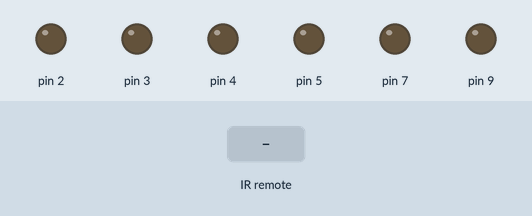
A sketch run on a simulated Arduino Uno, built with avr-gcc and run on an emulated ATmega328P. Parts: output pins drawn as LEDs (lit = HIGH). The test bench sets the inputs (shaded band). What the sketch prints to the serial monitor is not drawn.

Above: at 1.2 s.
1.3 s: infrared code 0xFF629D received
At 2.2 s:
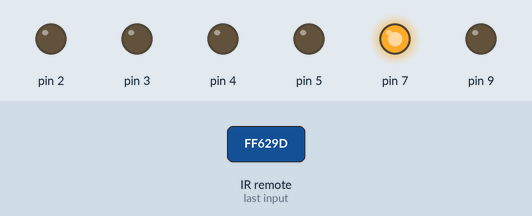
2.8 s: infrared code 0xFF02FD received
At 3.4 s:
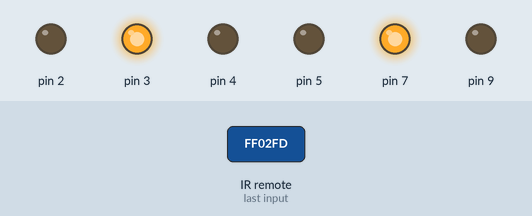
4.3 s: infrared code 0xFFA857 received
At 4.6 s:
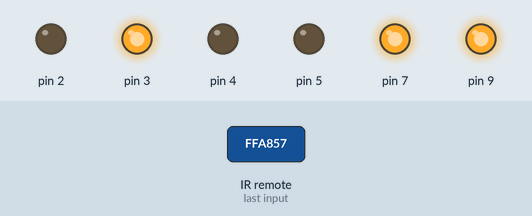
5.8 s: infrared code 0xFF38C7 received
At 7.0 s:
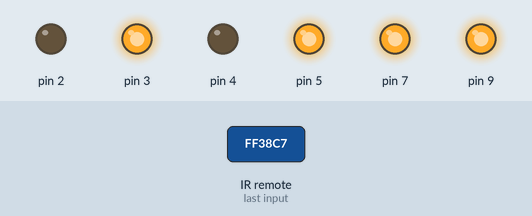
7.3 s: infrared code 0xFF9867 received
At 8.2 s:
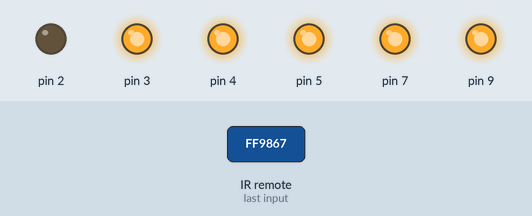
8.8 s: infrared code 0xFF18E7 received
At 9.4 s:
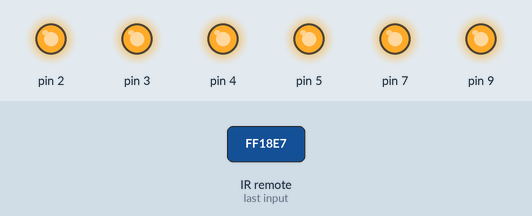
Timing chart, 0 to 11.3 s (numbered marks = the images above; inputs shaded):
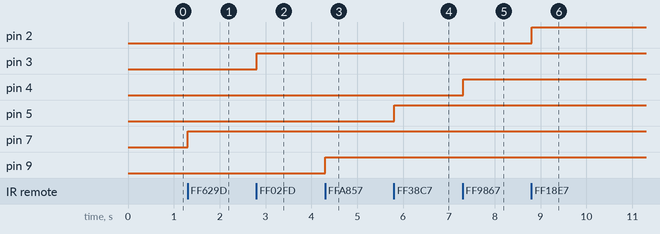

Measured:
- after the input at 1.3 s, pin 7: LOW → HIGH at once
- after the input at 2.8 s, pin 3: LOW → HIGH at once
- after the input at 4.3 s, pin 9: LOW → HIGH at once
- after the input at 5.8 s, pin 5: LOW → HIGH at once
- after the input at 7.3 s, pin 4: LOW → HIGH at once
- after the input at 8.8 s, pin 2: LOW → HIGH at once

The sketch:

IRremoteDemo1.ino
```cpp
#include <IRremote.h> //引入函數庫

IRrecv irrecv(6);  //將紅外線腳位設定為6
decode_results results;  //接收到的紅外線訊號值

void setup()
{
  Serial.begin(9600);         //啟用序列埠
  irrecv.enableIRIn();   //啟用紅外線接收
  Serial.println("Enabled IRin"); //印出啟動紅外線完成
  pinMode(7,OUTPUT);
  pinMode(3,OUTPUT);
  pinMode(9,OUTPUT);
  pinMode(5,OUTPUT);
  pinMode(4,OUTPUT);
  pinMode(2,OUTPUT);
}

void loop() {
  if (irrecv.decode(&results)) {       //如果接收到紅外線
    if(results.value == 16736925)
    {
      digitalWrite(7,!digitalRead(7));
    }
    else if(results.value == 16712445)
    {
      digitalWrite(3,!digitalRead(3));
    }
    else if(results.value == 16754775)
    {
      digitalWrite(9,!digitalRead(9));
    }
    else if(results.value == 16726215)
    {
      digitalWrite(5,!digitalRead(5));
    }
    else if(results.value == 16750695)
    {
      digitalWrite(4,!digitalRead(4));
    }
    else if(results.value == 16718055)
    {
      digitalWrite(2,!digitalRead(2));
    }
    irrecv.resume();                   //讓接收器可以再接收
  }
  delay(100);
}
```
